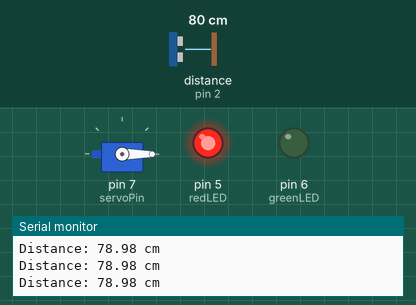
Simulated run of this sketch. Board: Arduino Uno, built with avr-gcc and run on an emulated ATmega328P. On the bench: servo, output pins drawn as LEDs (lit = HIGH), the last lines printed to the serial monitor. Wiring (inferred from the names in the program): ultrasonic range finder: trigger pin 3; echo pin 2. The test bench sets the inputs (shaded band); at power-on: distance to the obstacle (sensor on pin 2) 80 cm. The echo pulse lasts 58.3 µs per cm; pins used as bus, display or sensor lines are not drawn.

Above: at 1.2 s.
1.3 s: distance to the obstacle (sensor on pin 2) set to 22 cm
2.8 s: distance to the obstacle (sensor on pin 2) set to 18 cm
At 4.0 s:
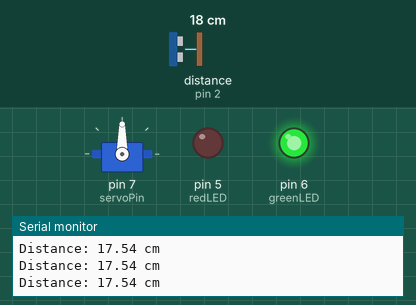
4.3 s: distance to the obstacle (sensor on pin 2) set to 35 cm
At 4.9 s:
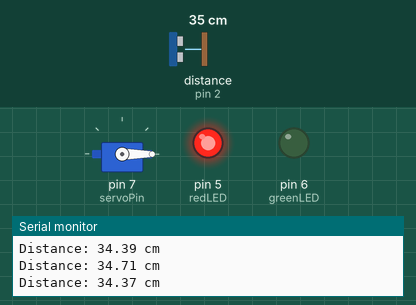
5.9 s: distance to the obstacle (sensor on pin 2) set to 2 cm
At 6.9 s:
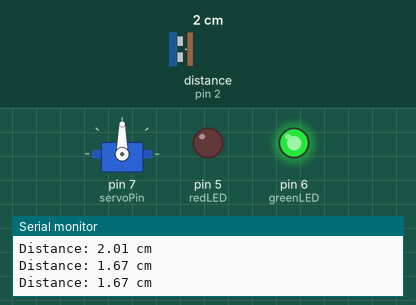
Timing chart, 0 to 8.5 s (numbered marks = the images above; inputs shaded):
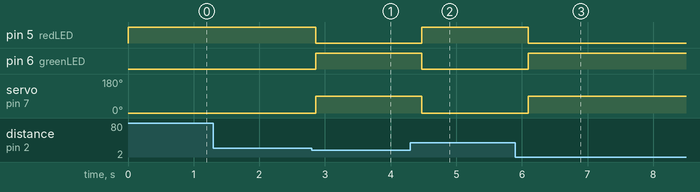

Measured:
- the behaviour switches between 21 and 20 cm on distance to the obstacle (sensor on pin 2) (found by bisection; images 0 and 1)
- after the input at 2.8 s, pin 5 (redLED): HIGH → LOW after 0.06 s; pin 6 (greenLED): LOW → HIGH after 0.06 s; servo on pin 7 (servoPin): 0° → 90° after 0.06 s
- after the input at 4.3 s, pin 5 (redLED): LOW → HIGH after 0.18 s; pin 6 (greenLED): HIGH → LOW after 0.18 s; servo on pin 7 (servoPin): 90° → 0° after 0.18 s
- after the input at 5.9 s, pin 5 (redLED): HIGH → LOW after 0.20 s; pin 6 (greenLED): LOW → HIGH after 0.20 s; servo on pin 7 (servoPin): 0° → 90° after 0.20 s

The sketch:

final_project.ino
```cpp
#include <Servo.h>

// Pins
const int trigPin = 3;
const int echoPin = 2;
const int redLED = 5;
const int greenLED = 6;
const int servoPin = 7;

Servo myServo;

void setup() {
  pinMode(trigPin, OUTPUT);
  pinMode(echoPin, INPUT);
  pinMode(redLED, OUTPUT);
  pinMode(greenLED, OUTPUT);

  myServo.attach(servoPin);
  myServo.write(0); // start closed

  Serial.begin(9600);
}

void loop() {
  // Send ultrasonic pulse
  digitalWrite(trigPin, LOW);
  delayMicroseconds(2);
  digitalWrite(trigPin, HIGH);
  delayMicroseconds(10);
  digitalWrite(trigPin, LOW);

  // Read echo time
  long duration = pulseIn(echoPin, HIGH);
  float distance = duration * 0.034 / 2; // cm

  Serial.print("Distance: ");
  Serial.print(distance);
  Serial.println(" cm");

  if (distance > 0 && distance < 20) {  // object detected within 20 cm
    myServo.write(90);                 // open
    digitalWrite(greenLED, HIGH);
    digitalWrite(redLED, LOW);
  } else {
    myServo.write(0);                  // close
    digitalWrite(greenLED, LOW);
    digitalWrite(redLED, HIGH);
  }

  delay(200);
}
```
